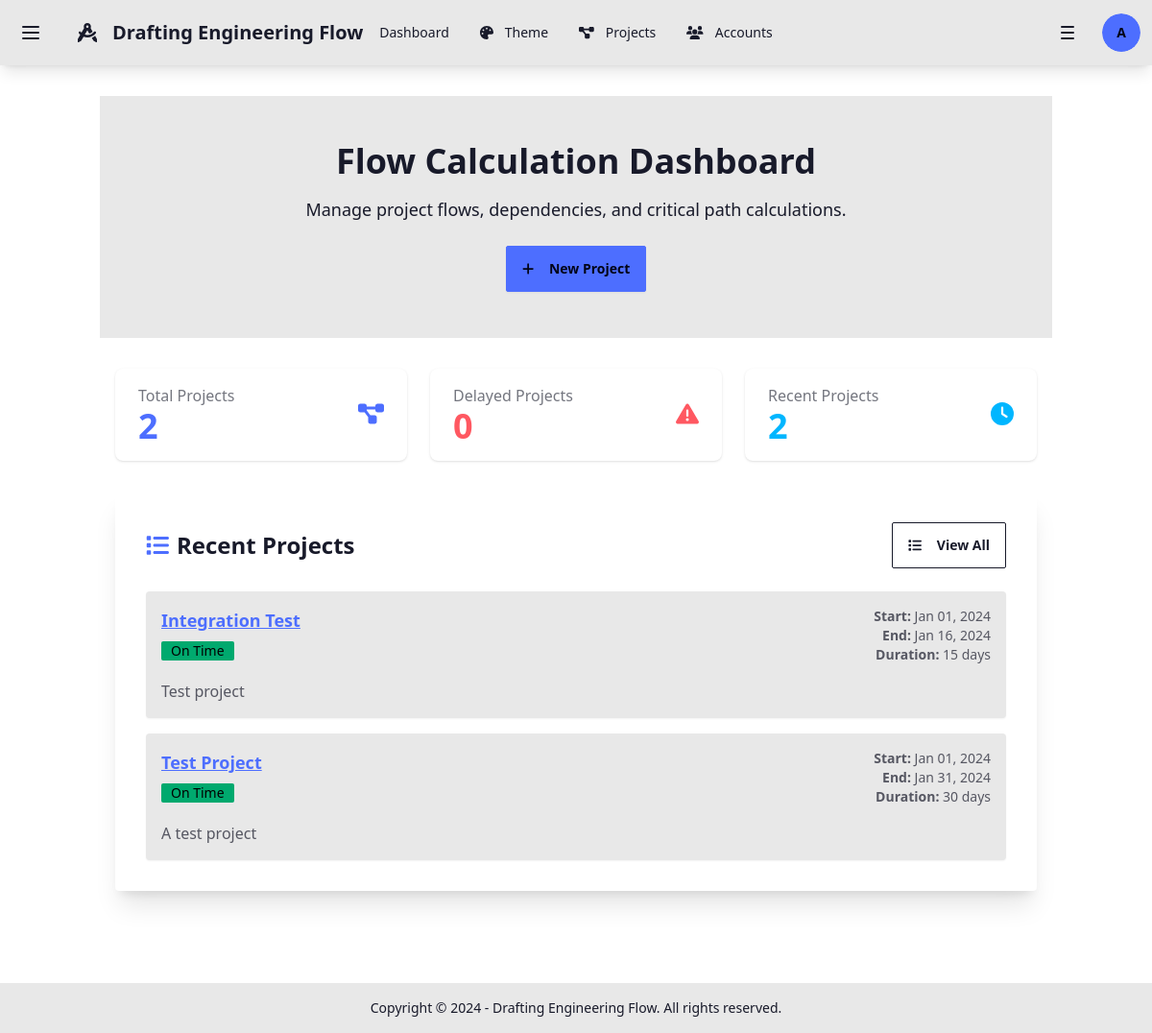
Page /flow-calc/ (signed in) on the committed database.
### flow_calc/models.py (models this page shows, shortened)
class FlowProject(models.Model):
    name = models.CharField(max_length=200, help_text="Project name")
    description = models.TextField(blank=True, help_text="Project description")
    start_date = models.DateField(help_text="Project start date")
    duration_days = models.PositiveIntegerField(help_text="Total project duration in days")
    created_by = models.ForeignKey(User, on_delete=models.CASCADE, related_name='flow_projects')
    created_at = models.DateTimeField(auto_now_add=True)
    updated_at = models.DateTimeField(auto_now=True)
    class Meta:
        ordering = ['-created_at']
        verbose_name = "Flow Project"
        verbose_name_plural = "Flow Projects"
    @property
    def end_date(self):
        return self.start_date + timedelta(days=self.duration_days)
    @property
    def calculated_end_date(self):
        if not self.steps.exists():
            return self.end_date
        latest_step = self.steps.order_by('-calculated_end_date').first()
        return latest_step.calculated_end_date if latest_step else self.end_date
    @property
    def is_delayed(self):
        return self.calculated_end_date > self.end_date

### flow_calc/views.py (the view)
# urls.py: path('', views.FlowDashboardView.as_view(), name='dashboard'),
class FlowDashboardView(LoginRequiredMixin, TemplateView):
    template_name = 'flow_calc/dashboard.html'
    def get_context_data(self, **kwargs):
        context = super().get_context_data(**kwargs)
        projects = FlowProject.objects.filter(created_by=self.request.user).order_by('-created_at')[:10]
        context['recent_projects'] = projects
        delayed_projects = [p for p in projects if p.is_delayed]
        context['delayed_projects'] = delayed_projects
        context['total_projects'] = FlowProject.objects.filter(created_by=self.request.user).count()
        return context

### rbac/context_processors.py (called while the page is built)
def rbac_context(request):
    context = {}
    if request.user.is_authenticated:
        context.update({
            'user_accessible_apps': get_user_accessible_apps(request.user),
            'user_roles': get_user_roles(request.user),
        })
    else:
        context.update({
            'user_accessible_apps': [],
            'user_roles': [],
        })
    return context

### rbac/utils.py (called while the page is built, shortened)
def get_user_accessible_apps(user):
    if not user or not user.is_authenticated:
        return []
    if user.is_superuser:
        return AppAccess.objects.filter(is_enabled=True).values_list('app_name', flat=True)

def get_user_roles(user):
    if not user or not user.is_authenticated:
        return []
    return UserRole.objects.filter(user=user, is_active=True).select_related('role')

### theme/context_processors.py (called while the page is built)
def theme_context(request):
    context = {}
    try:
        theme_settings = ThemeSettings.objects.get(pk=1)
    except ThemeSettings.DoesNotExist:
        theme_settings = ThemeSettings.objects.create()
    if request.user.is_authenticated:
        try:
            user_theme = UserTheme.objects.get(user=request.user)
            current_theme = user_theme.theme
        except UserTheme.DoesNotExist:
            current_theme = theme_settings.default_theme
    else:
        current_theme = request.session.get('theme', theme_settings.default_theme)
    context.update({
        'current_theme': current_theme,
        'theme_settings': theme_settings,
        'allow_user_themes': theme_settings.allow_user_themes,
    })
    return context

### flow_calc/templates/flow_calc/dashboard.html (shortened to what this page needs)
{% extends "flow_calc/base.html" %}
{% load static %}
{% block content %}
<div class="hero bg-base-200 py-8">
    <div class="hero-content text-center">
        <div class="max-w-4xl">
            <h1 class="text-4xl font-bold mb-4">Flow Calculation Dashboard</h1>
            <p class="text-lg mb-6">Manage project flows, dependencies, and critical path calculations.</p>
            <a href="{% url 'flow_calc:project_create' %}" class="btn btn-primary">
                <i class="fas fa-plus mr-2"></i>
                New Project
            </a>
        </div>
    </div>
</div>
<div class="container mx-auto px-4 py-8">
    <div class="grid grid-cols-1 md:grid-cols-3 gap-6 mb-8">
        <div class="stat bg-base-100 shadow rounded-lg">
            <div class="stat-figure text-primary">
                <i class="fas fa-project-diagram text-2xl"></i>
            </div>
            <div class="stat-title">Total Projects</div>
            <div class="stat-value text-primary">{{ total_projects }}</div>
        </div>
        <div class="stat bg-base-100 shadow rounded-lg">
            <div class="stat-figure text-error">
                <i class="fas fa-exclamation-triangle text-2xl"></i>
            </div>
            <div class="stat-title">Delayed Projects</div>
            <div class="stat-value text-error">{{ delayed_projects|length }}</div>
        </div>
        <div class="stat bg-base-100 shadow rounded-lg">
            <div class="stat-figure text-info">
                <i class="fas fa-clock text-2xl"></i>
            </div>
            <div class="stat-title">Recent Projects</div>
            <div class="stat-value text-info">{{ recent_projects|length }}</div>
        </div>
    </div>
    <div class="card bg-base-100 shadow-xl mb-8">
        <div class="card-body">
            <div class="flex justify-between items-center mb-4">
                <h2 class="card-title text-2xl">
                    <i class="fas fa-list text-primary"></i>
                    Recent Projects
                </h2>
                <a href="{% url 'flow_calc:project_list' %}" class="btn btn-outline">
                    <i class="fas fa-list mr-2"></i>
                    View All
                </a>
            </div>
            {% if recent_projects %}
                <div class="space-y-4">
                    {% for project in recent_projects %}
                        <div class="card bg-base-200 shadow-sm">
                            <div class="card-body p-4">
                                <div class="flex justify-between items-start">
                                    <div>
                                        <h3 class="font-semibold text-lg">
                                            <a href="{% url 'flow_calc:project_detail' project.pk %}" class="link link-primary">
                                                {{ project.name }}
                                            </a>
                                        </h3>
                                        <div class="flex items-center gap-2 mt-2">
                                            {% if project.is_delayed %}
                                                <span class="badge badge-error">Delayed ({{ project.delay_days }} days)</span>
                                            {% else %}
                                                <span class="badge badge-success">On Time</span>
                                            {% endif %}
                                        </div>
                                    </div>
                                    <div class="text-right text-sm text-base-content/70">
                                        <div><strong>Start:</strong> {{ project.start_date|date:"M d, Y" }}</div>
                                        <div><strong>End:</strong> {{ project.end_date|date:"M d, Y" }}</div>
                                        <div><strong>Duration:</strong> {{ project.duration_days }} days</div>
                                    </div>
                                </div>
                                {% if project.description %}
                                    <p class="text-base-content/70 mt-2">{{ project.description|truncatewords:20 }}</p>
                                {% endif %}
                            </div>
                        </div>
                    {% endfor %}
                </div>
            {% endif %}
        </div>
    </div>
</div>
{% endblock %}

### templates/base.html (shortened to what this page needs)
<!DOCTYPE html>
<html lang="en" data-theme="{{ current_theme|default:'corporate' }}">
<head>
    <script src="https://cdn.tailwindcss.com"></script>
    <link href="https://cdn.jsdelivr.net/npm/daisyui@4.12.10/dist/full.min.css" rel="stylesheet" type="text/css" />
</head>
<body class="bg-base-100">
    <div class="drawer">
        <div class="drawer-content">
            <div class="drawer drawer-end">
                <div class="drawer-content">
                    <div class="navbar bg-base-200 shadow-lg">
                        <div class="navbar-start gap-2">
                            <label for="left-drawer" class="btn btn-ghost btn-square" aria-label="Open left menu">
                                <svg xmlns="http://www.w3.org/2000/svg" class="h-6 w-6" fill="none" viewBox="0 0 24 24" stroke="currentColor"><path stroke-linecap="round" stroke-linejoin="round" stroke-width="2" d="M4 6h16M4 12h16M4 18h16" /></svg>
                            </label>
                            <a class="btn btn-ghost text-xl" href="{% url 'home' %}">
                                <i class="fas fa-drafting-compass mr-2"></i>
                                Drafting Engineering Flow
                            </a>
                        </div>
                        <div class="navbar-center hidden lg:flex">
                            <ul class="menu menu-horizontal px-1">
                                {% if 'main' in user_accessible_apps %}
                                    <li><a href="{% url 'home' %}" class="{% if request.resolver_match.url_name == 'home' %}active{% endif %}">Dashboard</a></li>
                                {% endif %}
                                {% if 'theme' in user_accessible_apps and allow_user_themes %}
                                    <li><a href="{% url 'theme:selector' %}" class="{% if request.resolver_match.url_name == 'selector' %}active{% endif %}">
                                        <i class="fas fa-palette mr-1"></i>Theme
                                    </a></li>
                                {% endif %}
                                {% if 'project' in user_accessible_apps %}
                                    <li><a href="#" class="{% if 'project' in request.resolver_match.namespace %}active{% endif %}">
                                        <i class="fas fa-project-diagram mr-1"></i>Projects
                                    </a></li>
                                {% endif %}
                                {% if 'account' in user_accessible_apps %}
                                    <li><a href="#" class="{% if 'account' in request.resolver_match.namespace %}active{% endif %}">
                                        <i class="fas fa-users mr-1"></i>Accounts
                                    </a></li>
                                {% endif %}
                            </ul>
                        </div>
                        <div class="navbar-end gap-2">
                            <label for="right-drawer" class="btn btn-ghost btn-square" aria-label="Open right menu">
                                <svg xmlns="http://www.w3.org/2000/svg" class="h-6 w-6" fill="none" viewBox="0 0 24 24" stroke="currentColor"><path stroke-linecap="round" stroke-linejoin="round" stroke-width="2" d="M6 6h12M6 12h12M6 18h12" /></svg>
                            </label>
                            {% if user.is_authenticated %}
                                <div class="dropdown dropdown-end">
                                    <div tabindex="0" role="button" class="btn btn-ghost btn-circle avatar">
                                        <div class="w-10 rounded-full">
                                            <div class="bg-primary text-primary-content rounded-full w-10 h-10 flex items-center justify-center">
                                                {{ user.username|first|upper }}
                                            </div>
                                        </div>
                                    </div>
                                </div>
                            {% else %}
                                <a class="btn btn-primary" href="{% url 'admin:login' %}">Login</a>
                            {% endif %}
                        </div>
                    </div>
                    <main class="container mx-auto px-4 py-8">
                        {% block content %}{% endblock %}
                    </main>
                    <footer class="footer footer-center p-4 bg-base-200 text-base-content">
                        <aside>
                            <p>Copyright © 2024 - Drafting Engineering Flow. All rights reserved.</p>
                        </aside>
                    </footer>
                </div>
                <div class="drawer-side">
                    <label for="right-drawer" aria-label="close sidebar" class="drawer-overlay"></label>
                </div>
            </div>
        </div>
        <div class="drawer-side">
            <label for="left-drawer" aria-label="close sidebar" class="drawer-overlay"></label>
        </div>
    </div>
</body>
</html>

### rows in the picture
FlowProject: name "Integration Test", shows "On Time", start_date "Jan 01, 2024", end_date "Jan 16, 2024", duration_days "15", description "Test project"
FlowProject: name "Test Project", shows "On Time", start_date "Jan 01, 2024", end_date "Jan 31, 2024", duration_days "30", description "A test project"

### other values in the picture
{{ user.username|first|upper }} "A"
{{ total_projects }} "2"
{{ delayed_projects|length }} "0"
{{ recent_projects|length }} "2"
